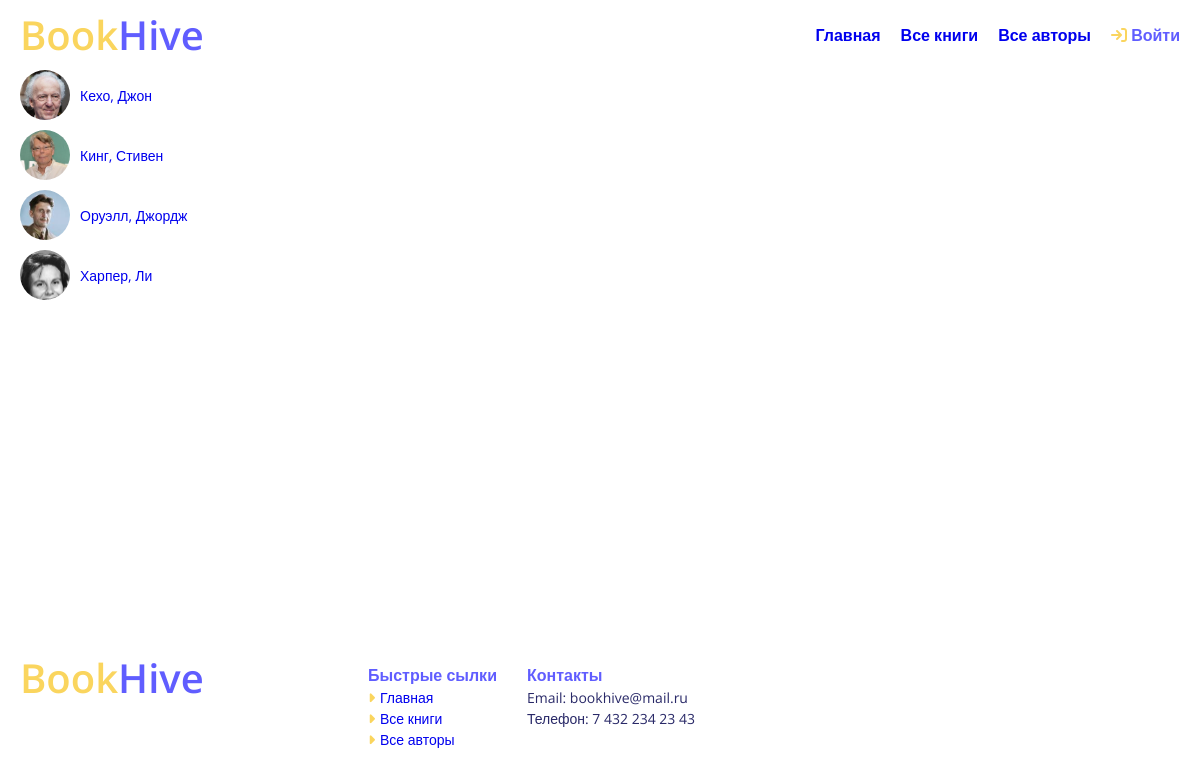
Screenshot of /catalog/authors/ with the database file from the repository.
### catalog/models.py (models this page shows, shortened)
class Author(models.Model):
    image = models.ImageField(null=True, blank=True,default='default.jpg', upload_to='Authors')
    first_name = models.CharField(max_length=100)
    last_name = models.CharField(max_length=100)
    date_of_birth = models.DateField(null=True, blank=True, help_text="Дата рождения")
    date_of_death = models.DateField('Умер', null=True, blank=True, help_text="Дата смерти")
    about_the_author = models.TextField(max_length=1000)
    class Meta:
        ordering = ['last_name']
        permissions = (
                ("can_change_author", "Изменение автора"),
        )

### catalog/views.py (the view)
class AuthorListView(generic.ListView):
    model = Author

### catalog/templates/catalog/author_List.html (shortened to what this page needs)
{% extends "base_generic.html" %}
{% block content %}
{% if author_list %}
<div class="__container">
  <ul class="author-list">
    {% for author in author_list %}
    <li>
      <div class="author-item">
        <div class="author-avatar">
          <img src="{{ author.image.url }}" alt="{{ author.first_name }} {{ author.last_name }} Avatar">
        </div>
        <div class="author-info">
          <a href="{% url 'author-detail' author.pk %}">
            {{ author.last_name }}, {{ author.first_name }}
          </a>
        </div>
      </div>
    </li>
    {% endfor %}
  </ul>
</div>
{% else %}
  <p>В библиотеке нет авторов</p>
{% endif %}
{% endblock %}

### static/css/style.css (style rules this page uses)
*, *::before, *::after { box-sizing: border-box; }
ul, li { margin: 0; padding: 0; }
ul[class], ol[class] { padding: 0; }
body, h1, h2, h3, h4, p, ul[class], ol[class], li, figure, figcaption, blockquote, dl, dd { margin: 0; }
body { display: flex; flex-direction: column; min-height: 100vh; font-family: 'Open Sans', sans-serif; font-size: 14px; line-height: 22px; color: #292968; scroll-behavior: smooth; text-rendering: optimizeSpeed; line-height: 1.5; }
ul[class], ol[class] { list-style: none; }
li { list-style-type: none; }
a { text-decoration: none; }
a:not([class]) { text-decoration-skip-ink: auto; }
img { max-width: 100%; display: block; }
.__container { max-width: 1200px; padding: 0 20px; margin: 0 auto; }

### catalog/templates/catalog/author_List.html (style rules this page uses)
.author-list { list-style-type: none; padding: 0; }
.author-item { display: flex; align-items: center; margin-bottom: 10px; }
.author-avatar { margin-right: 10px; width: 50px; height: 50px; overflow: hidden; border-radius: 50%; }
.author-avatar img { width: 100%; height: auto; display: block; }
.author-info { flex: 1; }

### rows the page displays
Author: image (picture), last_name "Кехо", first_name "Джон"
Author: image (picture), last_name "Кинг", first_name "Стивен"
Author: image (picture), last_name "Оруэлл", first_name "Джордж"
Author: image (picture), last_name "Харпер", first_name "Ли"
